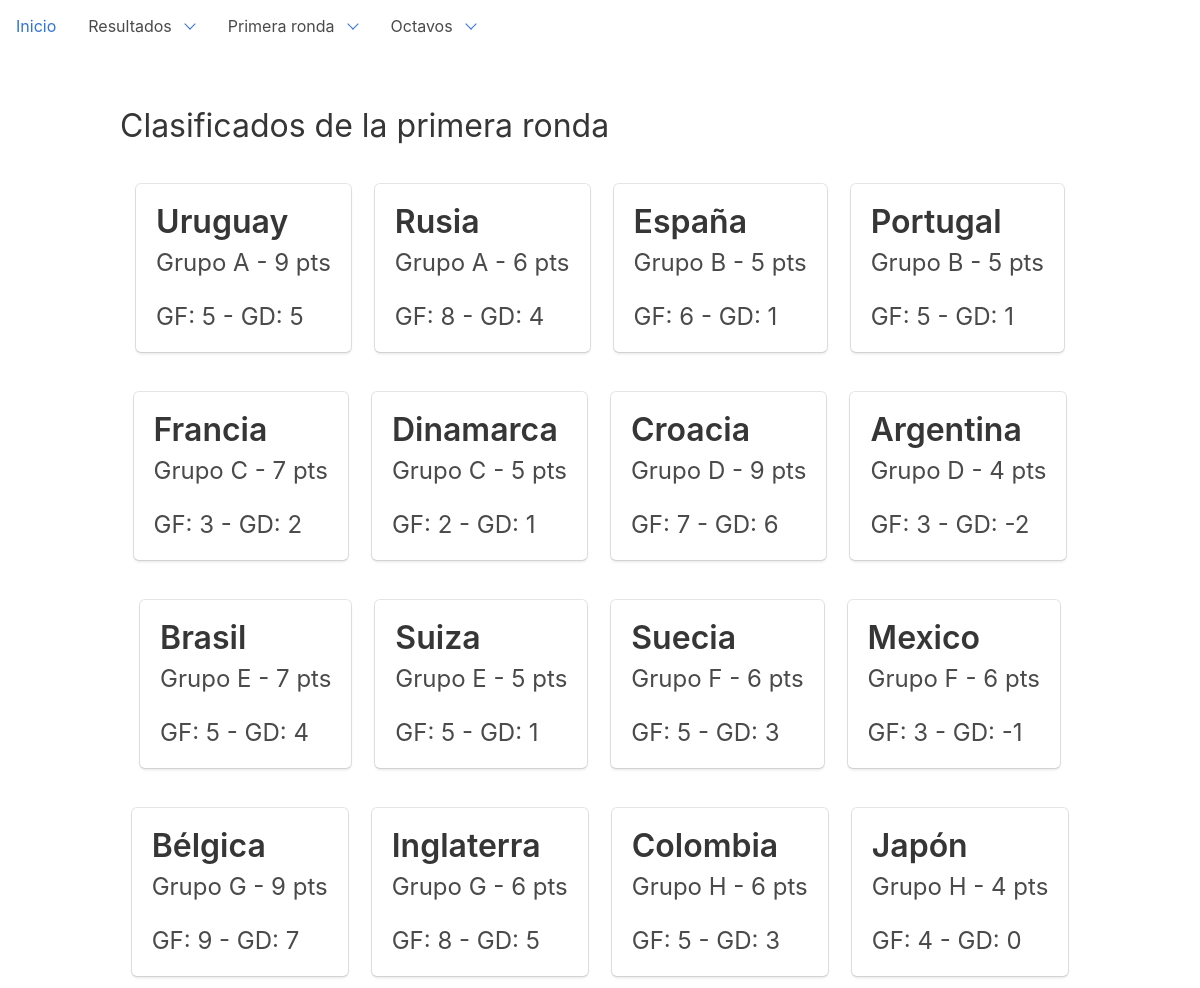
The app's page /dashboard/rounds/eight with its own data.
### dashboard/models.py (models this page shows, shortened)
class Round(models.Model):
    ROUND_CHOICES = (
        ('1', 'Primera fase'),
        ('2', 'Octavos'),
        ('3', 'Cuartos'),
        ('4', 'Semifinales'),
        ('5', 'Tercer lugar'),
        ('6', 'Finales'),
    )
    stage = models.CharField(choices=ROUND_CHOICES, max_length=1, default='1')
    played_matches = models.IntegerField(default=0)
    won = models.IntegerField(default=0)
    draw = models.IntegerField(default=0)
    lose = models.IntegerField(default=0)
    points = models.IntegerField(default=0)
    goals_for = models.IntegerField(default=0)
    goals_against = models.IntegerField(default=0)
    goals_difference = models.IntegerField(default=0)
    position = models.CharField(default="", max_length=24, null=True)
    source = models.ForeignKey('Gambler', on_delete=models.DO_NOTHING, null=True)
    done = models.BooleanField(default=False)
    qualified_revision = models.BooleanField(default=False)
    team = models.ForeignKey('Team', on_delete=models.DO_NOTHING)
    class Meta:
        ordering = ["stage", "team__group"]

class Team(models.Model):
    GROUP_CHOICES = (
        ('A', 'Grupo A'),
        ('B', 'Grupo B'),
        ('C', 'Grupo C'),
        ('D', 'Grupo D'),
        ('E', 'Grupo E'),
        ('F', 'Grupo F'),
        ('G', 'Grupo G'),
        ('H', 'Grupo H'),
    )
    group = models.CharField(choices=GROUP_CHOICES, max_length=1, null=True, default='A')
    name = models.CharField(max_length=32)
    code = models.CharField(max_length=32)
    cups = models.IntegerField(default=0)
    finals = models.IntegerField(default=0)
    semifinals = models.IntegerField(default=0)
    class Meta:
        ordering = ["name"]

### dashboard/views.py (the view)
def qualified_eight(request):
    qualified_list = Round.objects.filter(
        Q(position__startswith="Primero", source__name__startswith="OFicial") | Q(position__startswith="Segundo",
                                                                                  source__name__startswith="OFicial")).order_by(
        "team__group", "position")
    template = loader.get_template('dashboard/qualified_oficial.html')
    context = {
        'qualified_list': qualified_list,
    }
    return HttpResponse(template.render(context, request))

### templates/dashboard/qualified_oficial.html (shortened to what this page needs)
{% extends 'base.html' %}
{% block content %}
    <h1 class="title">Clasificados de la primera ronda</h1>
    <div class="columns is-mobile is-multiline is-centered">
        {% for qualified in qualified_list %}
            <div class="column is-narrow">
                <p class="bd-notification is-primary">
                <div class="box text-center">
                    <p class="title is-3">{{ qualified.team.name }}</p>
                    <p class="subtitle is-4">{{ qualified.team.get_group_display }} - {{ qualified.points }} pts</p>
                    <p class="subtitle is-4">GF: {{ qualified.goals_for }} - GD: {{ qualified.goals_difference }}</p>
                </div>
            </div>
        {% endfor %}
    </div>
{% endblock %}

### records on screen
Round: team.name "Uruguay", team.group "Grupo A", points "9", goals_for "5", goals_difference "5"
Round: team.name "Rusia", team.group "Grupo A", points "6", goals_for "8", goals_difference "4"
Round: team.name "España", team.group "Grupo B", points "5", goals_for "6", goals_difference "1"
Round: team.name "Portugal", team.group "Grupo B", points "5", goals_for "5", goals_difference "1"
Round: team.name "Francia", team.group "Grupo C", points "7", goals_for "3", goals_difference "2"
Round: team.name "Dinamarca", team.group "Grupo C", points "5", goals_for "2", goals_difference "1"
Round: team.name "Croacia", team.group "Grupo D", points "9", goals_for "7", goals_difference "6"
Round: team.name "Argentina", team.group "Grupo D", points "4", goals_for "3", goals_difference "-2"
Round: team.name "Brasil", team.group "Grupo E", points "7", goals_for "5", goals_difference "4"
Round: team.name "Suiza", team.group "Grupo E", points "5", goals_for "5", goals_difference "1"
Round: team.name "Suecia", team.group "Grupo F", points "6", goals_for "5", goals_difference "3"
Round: team.name "Mexico", team.group "Grupo F", points "6", goals_for "3", goals_difference "-1"
Round: team.name "Bélgica", team.group "Grupo G", points "9", goals_for "9", goals_difference "7"
Round: team.name "Inglaterra", team.group "Grupo G", points "6", goals_for "8", goals_difference "5"
Round: team.name "Colombia", team.group "Grupo H", points "6", goals_for "5", goals_difference "3"
Round: team.name "Japón", team.group "Grupo H", points "4", goals_for "4", goals_difference "0"
